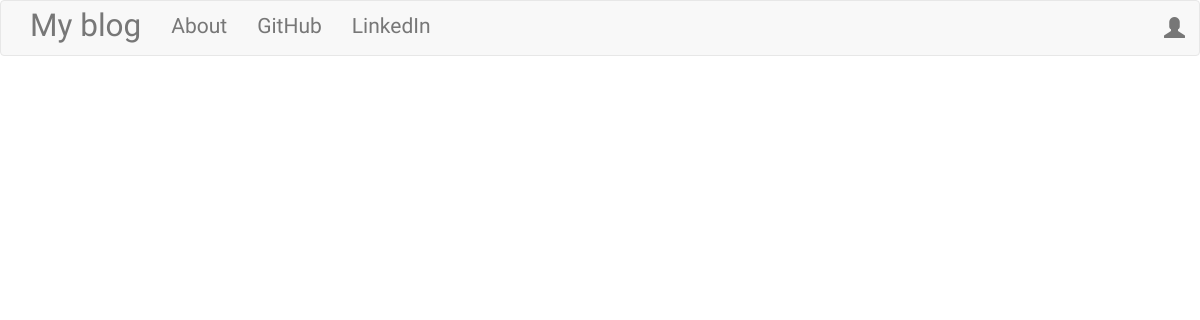
The app's page /, older data.
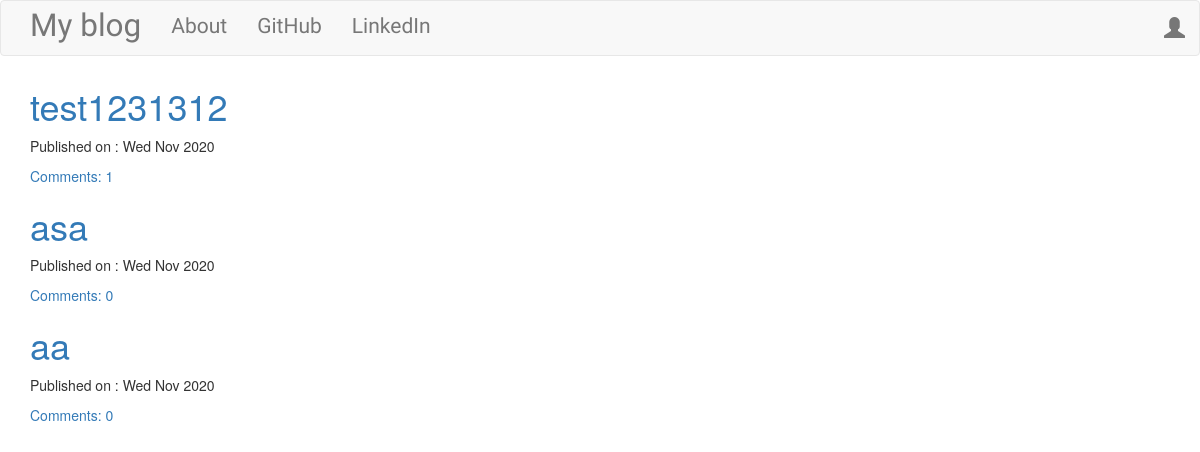
The same page, newer data.
### blog/models.py (models this page shows, shortened)
class Post(models.Model):
    author = models.ForeignKey('auth.User', on_delete=models.CASCADE)
    title = models.CharField(max_length=50)
    text = models.TextField()
    created_date = models.DateTimeField(default=timezone.now)
    published_date = models.DateTimeField(blank=True, null=True)
    def approve_comments(self):
        return self.comments.filter(approved_comment=True)

### blog/views.py (the view)
# urls.py: path('', views.PostListView.as_view(), name='post_list'),
class PostListView(ListView):
    model = Post
    def get_queryset(self):
        return Post.objects.filter(published_date__lte=timezone.now()).order_by('-published_date')

### blog/templates/blog/post_list.html
{% extends 'blog/base.html' %}
{% block content %}
<div class="centerstage">
  {% for post in post_list %}
    <div class="post">
      <h1><a href="{% url 'post_detail' pk=post.pk %}">{{ post.title }}</a></h1>
      <div class="date">
        <p>Published on : {{ post.published_date|date:"D M Y" }}</p>
      </div>
      <a href="{% url 'post_detail' pk=post.pk %}">Comments: {{ post.approve_comments.count }}</a>
    </div>
  {% endfor %}
</div>
{% endblock %}

### blog/templates/blog/base.html (shortened to what this page needs)
<!DOCTYPE html>
{% load static %}
<html lang="en">
  <head>
    <link
      rel="stylesheet"
      href="https://maxcdn.bootstrapcdn.com/bootstrap/3.3.7/css/bootstrap.min.css"
    />
    <link
      rel="stylesheet"
      href="//cdn.jsdelivr.net/medium-editor/latest/css/medium-editor.min.css"
      type="text/css"
      media="screen"
      charset="utf-8"
    />
    <link rel="stylesheet" href="{% static "css/blog.css" %}">
  </head>
  <body>
    <nav class="navbar navbar-default techfont custom-navbar">
      <div class="container">
        <ul class="nav navbar-nav">
          <li>
            <a href="{% url 'post_list' %}" class="navbar-brand bigbrand"
              >My blog</a
            >
          </li>
          <li><a href="{% url 'about'%}">About</a></li>
          <li><a href="https://github.com" target="_blank">GitHub</a></li>
          <li><a href="https://linkedin.com" target="_blank">LinkedIn</a></li>
        </ul>
        <ul class="nav navbar-nav navbar-right">
          {% if user.is_authenticated %}
          <li><a href="{% url 'post_new' %}">New Post</a></li>
          <li><a href="{% url 'post_draft_list' %}">Drafts</a></li>
          <li><a>Welcome: {{ user.username }}</a></li>
          <li><a href="{% url 'logout' %}">Logout</a></li>
          {% else %}
          <li>
            <a class="nav navbar-right" href="{% url 'login' %}"
              ><span class="glyphicon glyphicon-user"></span
            </a>
          </li>
          {% endif %}
        </ul>
      </div>
    </nav>
    <div class="content container">
      <div class="row">
        <div class="col-md-8">
          <div class="blog_posts">{% block content %} {% endblock %}</div>
        </div>
      </div>
    </div>
  </body>
</html>

### blog/static/css/blog.css (style rules this page uses)
.techfont { font-family: "Russo One", sans-serif; font-size: 1.5em; margin-bottom: 10px; }
.centerstage { margin-left: auto; margin-right: auto; }
.bigbrand { font-size: 1.5em; }

Row changes from the older to the newer data that the page shows:
added Post: title "test1231312", published_date "Wed Nov 2020", approve_comments.count "1"
added Post: title "asa", published_date "Wed Nov 2020", approve_comments.count "0"
added Post: title "aa", published_date "Wed Nov 2020", approve_comments.count "0"
